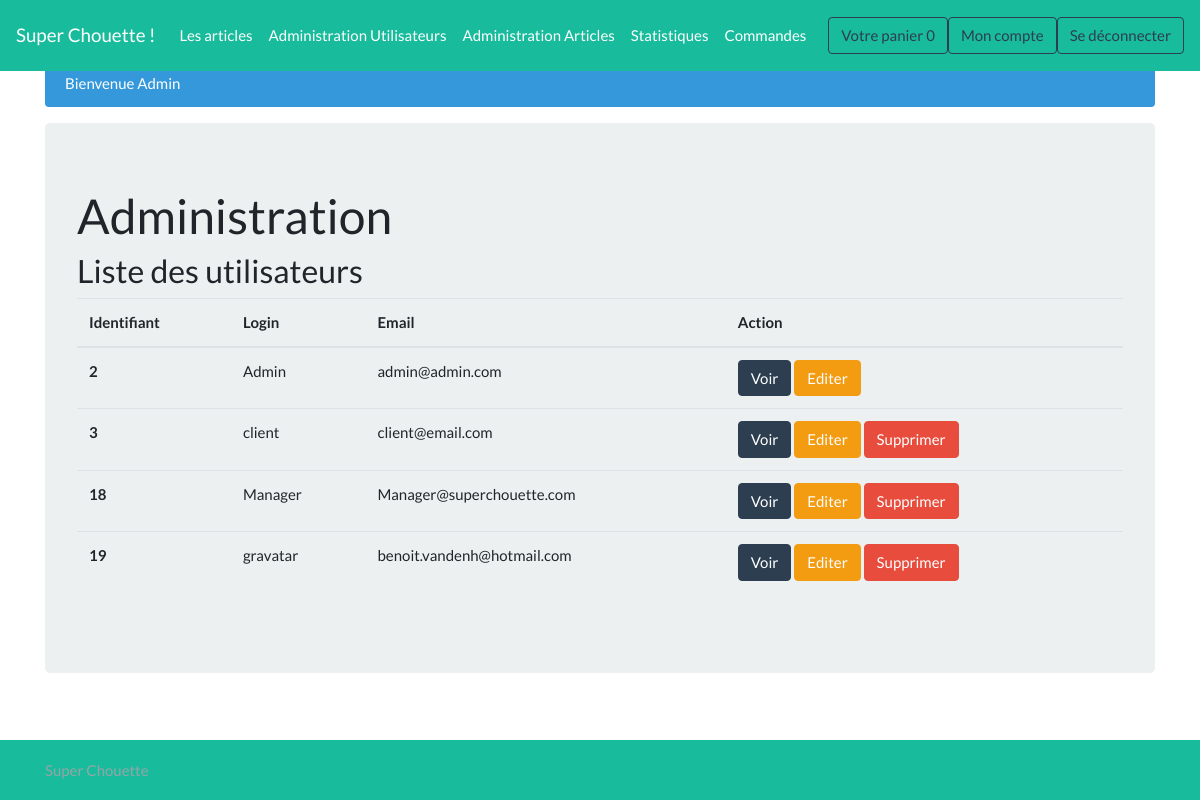
The app's page /admin_user (signed in), older data.
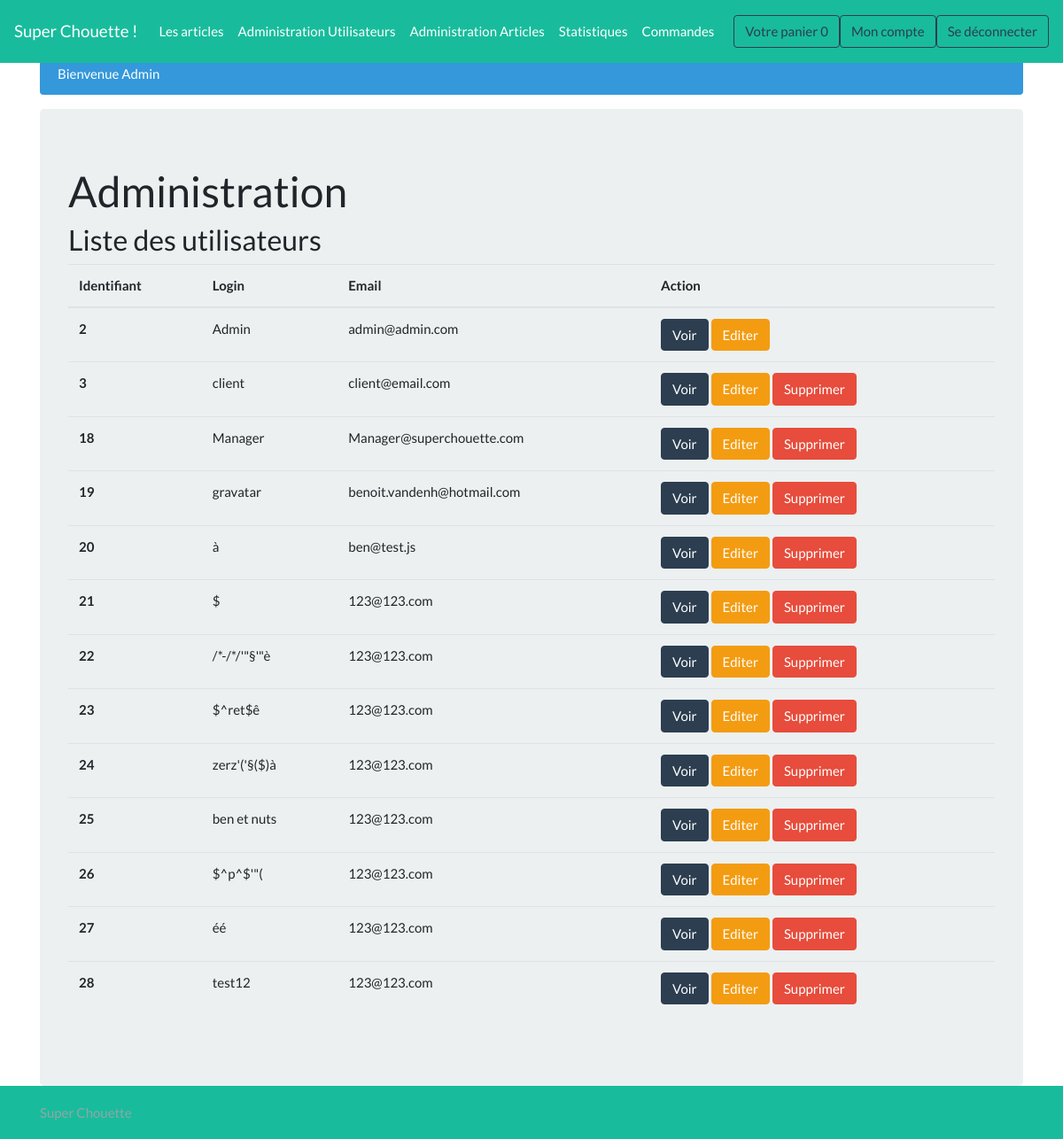
The same page, newer data.
### tables this page shows
CREATE TABLE `utilisateur` (
  `id` int(11) NOT NULL AUTO_INCREMENT,
  `login` varchar(255) NOT NULL,
  `mdp` varchar(255) NOT NULL,
  `email` varchar(255) NOT NULL,
  `rue` varchar(255) DEFAULT NULL,
  `numero` varchar(10) DEFAULT NULL,
  `cp` varchar(20) DEFAULT NULL,
  `localite` varchar(255) DEFAULT NULL,
  `pays` varchar(255) DEFAULT NULL,
  `nom` varchar(255) DEFAULT NULL,
  `prenom` varchar(255) DEFAULT NULL,
  `roleID` int(11) NOT NULL,
  `actif` tinyint(1) DEFAULT '1',
  PRIMARY KEY (`id`),
  KEY `roleID` (`roleID`),
  CONSTRAINT `utilisateur_ibfk_1` FOREIGN KEY (`roleID`) REFERENCES `role` (`id`)
);

### controllers/admin_user.php (called while the page is built)
<?php
require 'models/users.php';
if(empty($_SESSION['id']) || checkUserRole($_SESSION['id']) >= 2 ){
    header('location: '.ROOT_PATH);
    exit();
}
$users = getAllFromUser();
include 'views/admin_user.php';
?>

### models/db.php (called while the page is built)
<?php
function getDB() {
    try
    {
        $bdd = new PDO('mysql:host=localhost;dbname=superchouette;charset=utf8', ''.BDD_LOGIN.'', ''.BDD_PASS.'', array(PDO::ATTR_ERRMODE => PDO::ERRMODE_EXCEPTION));
        return $bdd;
    }
    catch (Exception $e)
    {
        die('Erreur : ' . $e->getMessage());
    }
}

### models/users.php (called while the page is built, shortened)
<?php
require_once 'models/db.php';
function getUserById($id) {
    $reponse = getDB()->prepare('SELECT * FROM UTILISATEUR WHERE id = :id');
    $reponse->execute([':id' => $id]);
    $user = $reponse->fetch();
    return $user;
}
function getAllFromUser(){
    $reponse = getDB()->query('SELECT * FROM UTILISATEUR WHERE actif = 1');
    $users = $reponse->fetchAll();
    return $users;
}
function checkUserRole($id){
    $reponse = getUserById($id);
    return $reponse['roleID'];
}
?>

### views/admin_user.php (the view, shortened to what this page needs)
<h3>Liste des utilisateurs</h3>
<table class="table">
  <thead>
    <tr>
      <th scope="col">Identifiant</th>
      <th scope="col">Login</th>
      <th scope="col">Email</th>
      <th scope="col">Action</th>
    </tr>
  </thead>
  <tbody>
<?php foreach($users as $user):?>
    <tr>
      <th scope="row"><?= $user['id'] ?></th>
      <td><?= $user['login'] ?></td>
      <td><?= $user['email'] ?></td>
      <td>
          <a href="<?=ROOT_PATH?>user/<?= $user['login']?>" class="btn btn-primary">Voir</a>
          <a href="<?=ROOT_PATH?>user/<?= $user['login']?>/edit" class="btn btn-warning">Editer</a>
          <?php if($_SESSION['id'] != $user['id']):?>
            <button type="button" class="btn btn-danger" data-toggle="modal" data-target="#modal<?= $user['id']?>">
              Supprimer
            </button>
          <?php endif?>
      </td>
    </tr>
<?php endforeach ?>
  </tbody>
</table>
<?php
include('includes/template.php');
?>

Row changes from the older to the newer data that the page shows:
added utilisateur: id "20", login "à", email "ben@test.js"
added utilisateur: id "21", login "$", email "123@123.com"
added utilisateur: id "22", login "/*-/*/'\"§'\"è", email "123@123.com"
added utilisateur: id "23", login "$^ret$ê", email "123@123.com"
added utilisateur: id "24", login "zerz'('§($)à", email "123@123.com"
added utilisateur: id "25", login "ben et nuts", email "123@123.com"
added utilisateur: id "26", login "$^p^$'\"(", email "123@123.com"
added utilisateur: id "27", login "éé", email "123@123.com"
added utilisateur: id "28", login "test12", email "123@123.com"
